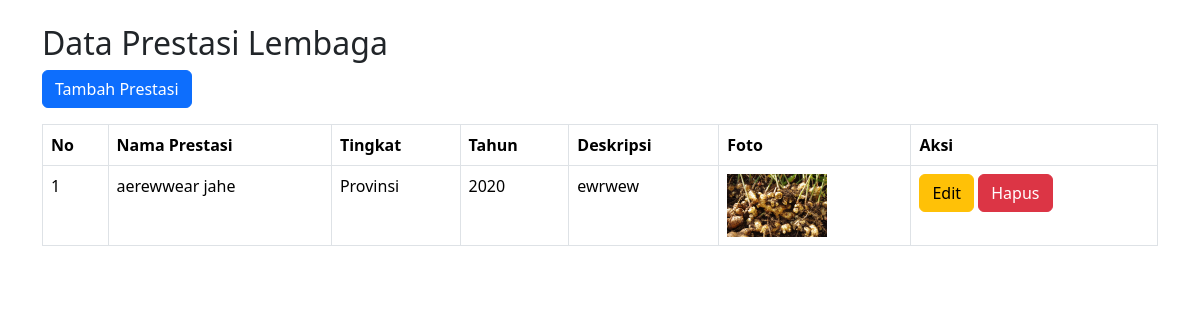
/admin/prestasi/prestasi.php, run on the app's committed database.
### tables this page shows
CREATE TABLE `prestasi_lembaga` (
  `prestasi_lembaga_id` int(11) NOT NULL,
  `nama_prestasi` varchar(255) NOT NULL,
  `tingkat` enum('Kabupaten','Provinsi','Nasional','Internasional') NOT NULL,
  `tahun` year(4) NOT NULL,
  `deskripsi` text NOT NULL,
  `foto` varchar(255) NOT NULL,
  `admin_id` int(11) DEFAULT NULL
);

### admin/prestasi/prestasi.php (the view, shortened to what this page needs)
<?php
include '../../koneksi.php';
$result = $conn->query("SELECT * FROM prestasi_lembaga");
?>
<!DOCTYPE html>
<html>
<head>
    <link href="https://cdn.jsdelivr.net/npm/bootstrap@5.3.3/dist/css/bootstrap.min.css" rel="stylesheet">
</head>
<body>
    <div class="container mt-4">
        <h2>Data Prestasi Lembaga</h2>
        <a href="tambah.php" class="btn btn-primary mb-3">Tambah Prestasi</a>
        <table class="table table-bordered">
            <tr>
                <th>No</th>
                <th>Nama Prestasi</th>
                <th>Tingkat</th>
                <th>Tahun</th>
                <th>Deskripsi</th>
                <th>Foto</th>
                <th>Aksi</th>
            </tr>
            <?php $no = 1;
            while ($row = $result->fetch_assoc()): ?>
                <tr>
                    <td><?= $no++; ?></td>
                    <td><?= $row['nama_prestasi']; ?></td>
                    <td><?= $row['tingkat']; ?></td>
                    <td><?= $row['tahun']; ?></td>
                    <td><?= $row['deskripsi']; ?></td>
                    <td><img src="../../uploads/<?= $row['foto']; ?>" width="100"></td>
                    <td>
                        <a href="edit.php?id=<?= $row['prestasi_lembaga_id']; ?>" class="btn btn-warning">Edit</a>
                        <a href="hapus.php?id=<?= $row['prestasi_lembaga_id']; ?>" class="btn btn-danger" onclick="return confirm('Yakin ingin menghapus?')">Hapus</a>
                    </td>
                </tr>
            <?php endwhile; ?>
        </table>
    </div>
</body>
</html>

### data on the page
prestasi_lembaga: nama_prestasi "aerewwear jahe", tingkat "Provinsi", tahun "2020", deskripsi "ewrwew", foto (picture)
